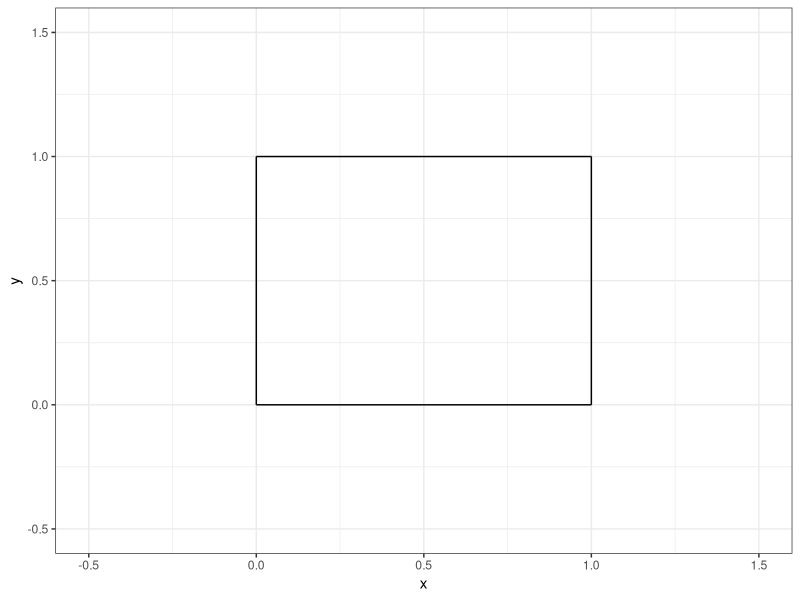

Write the R code that produced this figure.
## ---- chunk 1
#| echo: false

default_chunk_hook  <- knitr::knit_hooks$get("chunk")

latex_font_size <- c("Huge", "huge", "LARGE", "Large", 
                     "large", "normalsize", "small", 
                     "footnotesize", "scriptsize", "tiny")

knitr::knit_hooks$set(chunk = function(x, options) {
  x <- default_chunk_hook(x, options)
  if(options$size %in% latex_font_size) {
    paste0("\n \\", options$size, "\n\n", 
      x, 
      "\n\n \\normalsize"
    )
  } else {
    x
  }
})

## ---- chunk 2
#| label: load-packages
#| include: false
library(tidyverse)
## ---- chunk 3
#| label: fig-unitsquare
#| fig-cap: "The unit square."
#| fig-width: 3
#| fig-height: 3
#| scale: "80%"
#| fig-align: "center"
#| size: "scriptsize"
p0 <- c(0, 0)
p1 <- c(1, 0)
p2 <- c(1, 1)
p3 <- c(0, 1)
ggplot() +
  geom_segment(aes(x = p0[1], y = p0[2], xend = p1[1], yend = p1[2])) +
  geom_segment(aes(x = p1[1], y = p1[2], xend = p2[1], yend = p2[2])) +
  geom_segment(aes(x = p2[1], y = p2[2], xend = p3[1], yend = p3[2])) +
  geom_segment(aes(x = p3[1], y = p3[2], xend = p0[1], yend = p0[2])) +
  theme_bw() +
  xlim(-0.5, 1.5) +
  ylim(-0.5, 1.5) +
  labs(x = "x", y = "y")
## ---- chunk 4
data=c(1, -7, 5, 9)
(A = matrix(data, nrow=2, ncol=2, byrow=TRUE))

## ---- chunk 5


